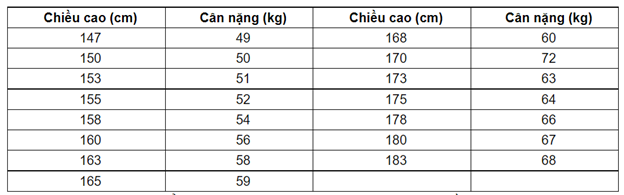
#> input picture AI_THI50_Onthi_Tailieu/ND4_Hoiquytuyentinh/spaces_ZcMYx4Rx3SVddEO07W58_uploads_0MwD9d2NkvoR73OYfAPf_image.webp, 624 x 195 px, found by its file name
$ jupyter execute Tuan3_HoiQuyTuyenTinh.ipynb   (shell and % lines are left out)
#> lines starting #> are read from the running program, lines starting #| are printed output that depends on the picture
# **21022008_NguyenHuuTho**

[cell 1]
from google.colab import drive
drive.mount('/content/drive')

[cell 2]
%cd /content/drive/MyDrive

Chúng ta có 1 bảng dữ liệu về chiều cao và cân nặng của 15 người như dưới đây:

[cell 3]
import cv2
from google.colab.patches import cv2_imshow
img = cv2.imread("/content/drive/MyDrive/AI_Tailieu/ND4_Hoiquytuyentinh/spaces_ZcMYx4Rx3SVddEO07W58_uploads_0MwD9d2NkvoR73OYfAPf_image.webp")
#> img is the input picture: shape (195, 624, 3); mean B, G, R 236.4, 236.4, 236.4
cv2_imshow(img)

[cell 4]
import numpy as np
import matplotlib.pyplot as plt
from __future__ import division, print_function, unicode_literals

**Bài toán đặt ra là**: liệu có thể dự đoán cân nặng của một người dựa vào chiều cao của họ không? (Trên thực tế, tất nhiên là không, vì cân nặng còn phụ thuộc vào nhiều yếu tố khác nữa, thể tích chẳng hạn).

Chúng ta có thể thấy là cân nặng sẽ tỉ lệ thuận với chiều cao (càng cao càng nặng), nên có thể sử dụng Linear Regression model cho việc dự đoán này. Để kiểm tra độ chính xác của model tìm được, chúng ta sẽ giữ lại cột 155 và 160 cm để kiểm thử, các cột còn lại được sử dụng để huấn luyện (train) model.

Height (cm)

[cell 5]
X = np.array([[147,150,153,158,163,165,168,170,173,175,178,180,183]]).T

Weight (kg)

[cell 6]
y = np.array([[49,50,51,54,58,59,60,62,63,64,66,67,68]]).T

Visualize data

[cell 7]
plt.plot(X,y, 'ro')
plt.axis([140,190,45,75])
plt.ylabel('Height (cm)')
plt.ylabel('Weight (kg)')
plt.show()
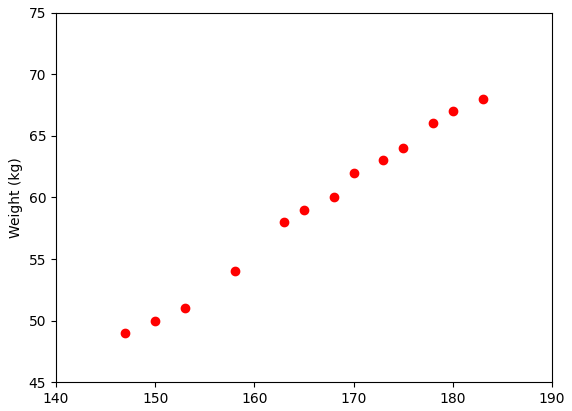
#> figure drawn by matplotlib, 1 panel; curve peaks at x = 183, y = 68

Building Xbar

[cell 8]
one = np.ones((X.shape[0], 1))
Xbar = np.concatenate((one,X),axis =1)

Calculating weight of the fitting line

[cell 9]
A = np.dot(Xbar.T, Xbar)
b = np.dot(Xbar.T,y)
w = np.dot(np.linalg.pinv(A), b)
print ('w =', w)

Preparing the fitting line

[cell 10]
w_0= w[0][0]
w_1= w[1][0]
x0 = np.linspace(145, 185,2)
y0 = w_0 + w_1*x0

Drawing the fitting line

[cell 11]
plt.plot(X.T, y.T, 'ro')    # data
plt.plot(x0 ,y0)            # the fitting line
plt.axis ([140,190,45,75])
plt.xlabel ('Height (cm)')
plt.ylabel ('Weight (kg)')
plt.show()
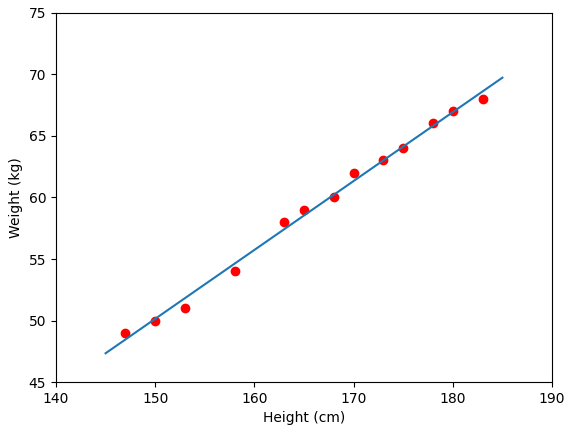
#> figure drawn by matplotlib, 1 panel
